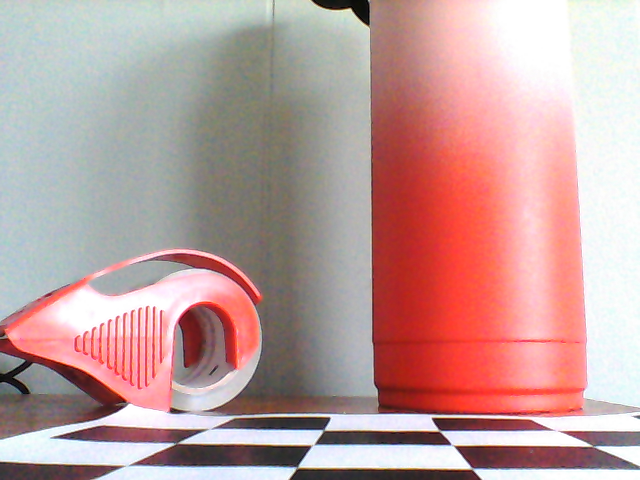
#> input picture Images/left.png, 640 x 480 px
$ python match_DONE.py
#> lines starting #> are read from the running program, lines starting #| are printed output that depends on the picture
'''
Title: match.py
Authors: Jared Perlic
Date Start: Jan 30, 2023
Description:

This script runs the feature matching.
'''

import cv2 as cv
import numpy as np
import matplotlib.pyplot as plt
import time

# Read images
img1 = cv.imread('../../Images/left.png', cv.IMREAD_GRAYSCALE)
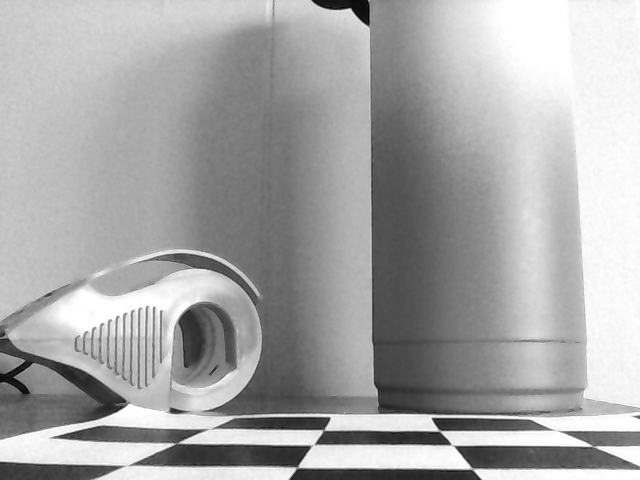
#> img1: shape (480, 640); min 0, max 255, mean 167.5
img2 = cv.imread('../../Images/right.png', cv.IMREAD_GRAYSCALE)
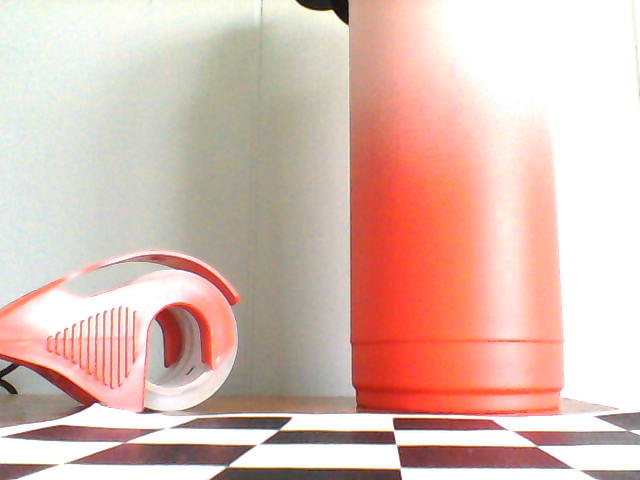
#> input picture Images/right.png, 640 x 480 px
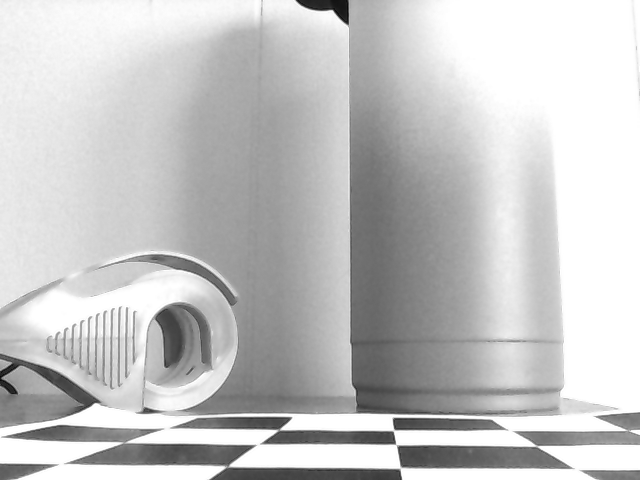
#> img2: shape (480, 640); min 8, max 255, mean 197

# Initiate ORB detector
orb = cv.ORB_create()

# Find keypoints and descriptors
kp1, des1 = orb.detectAndCompute(img1, None)
#> kp1 = 461 keypoints; strongest (x, y, size): (433, 419, 31), (434, 420, 53.6), (436, 428, 37.2), (436, 429, 31)
kp2, des2 = orb.detectAndCompute(img2, None)
#> kp2 = 445 keypoints; strongest (x, y, size): (395, 426, 44.6), (394, 442, 31), (395, 428, 31), (392, 432, 44.6)

# Create BFMatcher object
bf = cv.BFMatcher(cv.NORM_HAMMING, crossCheck=True)

# Start the timer
start = time.time()

# Match descriptors
matches = bf.match(des1, des2)
#> matches = 222 matches

# Make sure at least 15 feature matches were found
assert len(matches) >= 15

# Sort them in the order of their distance
matches = sorted(matches, key=lambda x:x.distance)

# Draw first 10 matches
img3 = cv.drawMatches(img1, kp1, img2, kp2, matches[:15], None, flags=cv.DrawMatchesFlags_NOT_DRAW_SINGLE_POINTS)
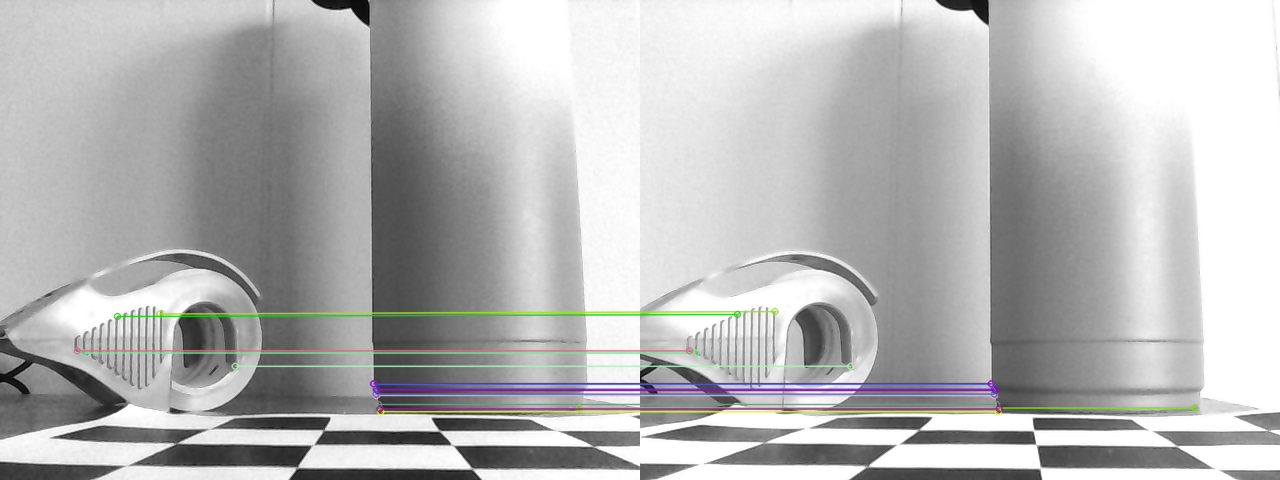
#> img3: shape (480, 1280, 3); mean of channels 0, 1, 2 181.8, 182.1, 182; drawn as B, G, R

# Stop the timer
stop = time.time()

# Print the time taken to match
print(f'Time to match: {round(stop - start, 2)}s')

plt.imshow(img3)
plt.show()
